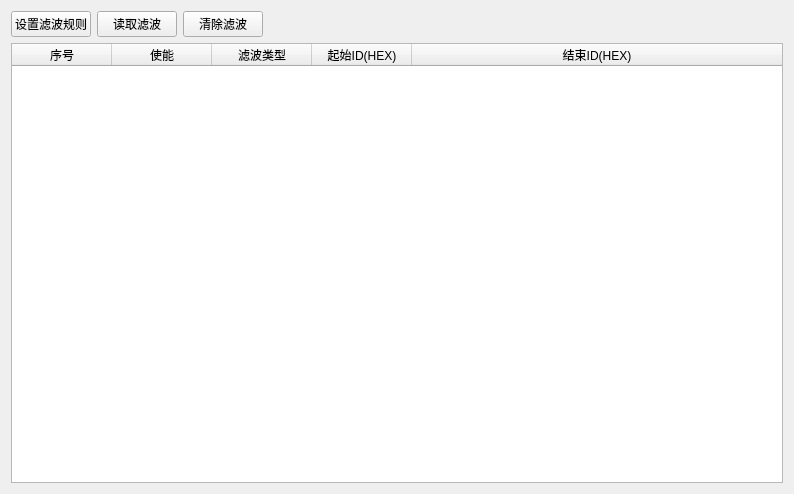
<?xml version="1.0" encoding="UTF-8"?>
<ui version="4.0">
 <class>SetFilter</class>
 <widget class="QWidget" name="SetFilter">
  <property name="geometry">
   <rect>
    <x>0</x>
    <y>0</y>
    <width>794</width>
    <height>494</height>
   </rect>
  </property>
  <property name="windowTitle">
   <string>Form</string>
  </property>
  <layout class="QGridLayout" name="gridLayout">
   <item row="0" column="0">
    <layout class="QHBoxLayout" name="horizontalLayout_29">
     <item>
      <widget class="QPushButton" name="pushButton_filter">
       <property name="text">
        <string>设置滤波规则</string>
       </property>
      </widget>
     </item>
     <item>
      <widget class="QPushButton" name="pushButton">
       <property name="text">
        <string>读取滤波</string>
       </property>
      </widget>
     </item>
     <item>
      <widget class="QPushButton" name="pushButton_clear_filter">
       <property name="text">
        <string>清除滤波</string>
       </property>
      </widget>
     </item>
     <item>
      <spacer name="horizontalSpacer_4">
       <property name="orientation">
        <enum>Qt::Horizontal</enum>
       </property>
       <property name="sizeHint" stdset="0">
        <size>
         <width>40</width>
         <height>20</height>
        </size>
       </property>
      </spacer>
     </item>
    </layout>
   </item>
   <item row="1" column="0">
    <widget class="QTableWidget" name="tableWidget_filter_com">
     <property name="frameShape">
      <enum>QFrame::StyledPanel</enum>
     </property>
     <property name="frameShadow">
      <enum>QFrame::Sunken</enum>
     </property>
     <property name="alternatingRowColors">
      <bool>true</bool>
     </property>
     <attribute name="horizontalHeaderCascadingSectionResizes">
      <bool>false</bool>
     </attribute>
     <attribute name="horizontalHeaderDefaultSectionSize">
      <number>100</number>
     </attribute>
     <attribute name="horizontalHeaderShowSortIndicator" stdset="0">
      <bool>false</bool>
     </attribute>
     <attribute name="horizontalHeaderStretchLastSection">
      <bool>true</bool>
     </attribute>
     <attribute name="verticalHeaderVisible">
      <bool>false</bool>
     </attribute>
     <column>
      <property name="text">
       <string>序号</string>
      </property>
     </column>
     <column>
      <property name="text">
       <string>使能</string>
      </property>
     </column>
     <column>
      <property name="text">
       <string>滤波类型</string>
      </property>
     </column>
     <column>
      <property name="text">
       <string>起始ID(HEX)</string>
      </property>
     </column>
     <column>
      <property name="text">
       <string>结束ID(HEX)</string>
      </property>
     </column>
    </widget>
   </item>
  </layout>
 </widget>
 <resources/>
 <connections/>
</ui>
